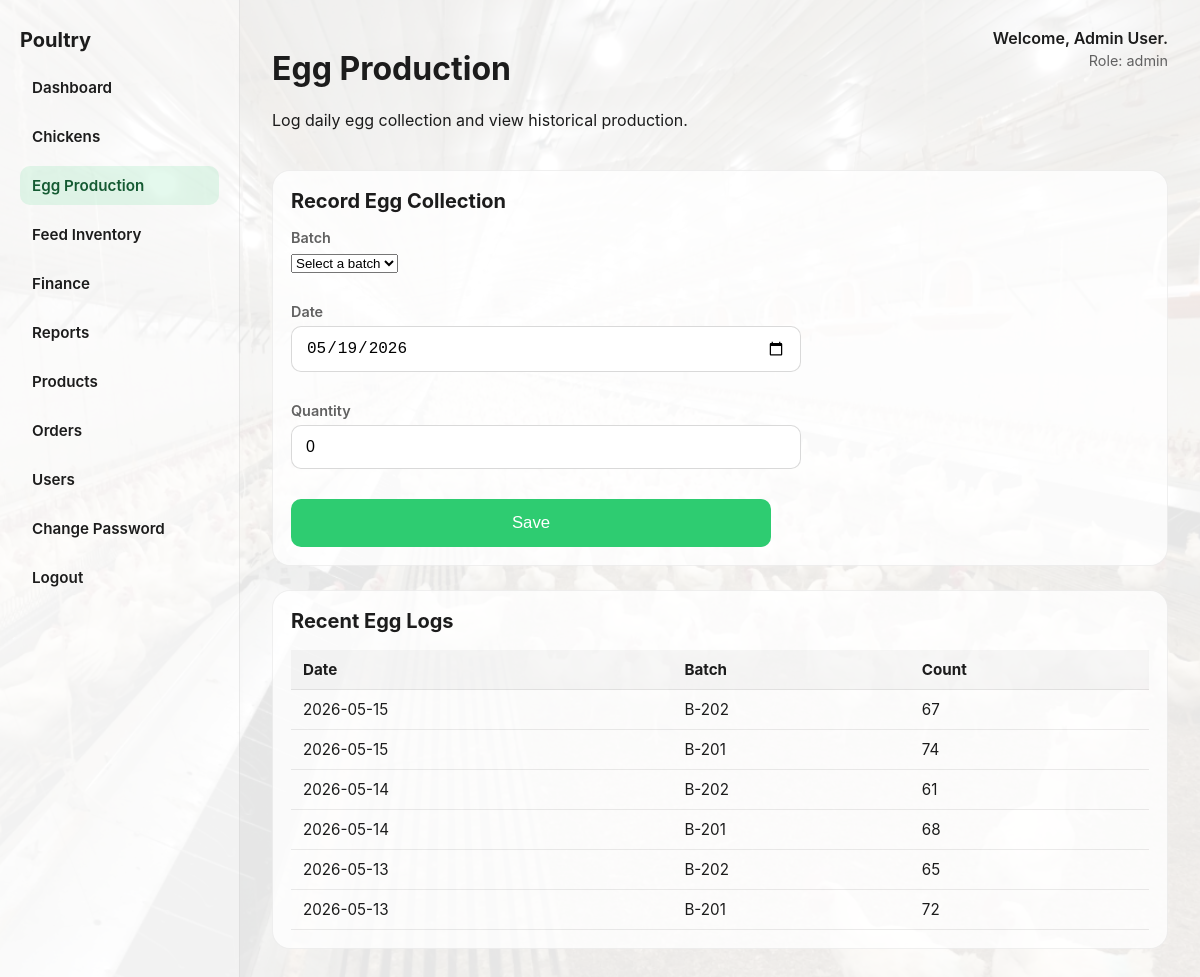
Screenshot of /eggs.php (signed in) with the database file from the repository.
### tables this page shows
CREATE TABLE eggs (
    id INT AUTO_INCREMENT PRIMARY KEY,
    batch_id INT NOT NULL,
    collected_at DATE NOT NULL,
    quantity INT NOT NULL DEFAULT 0,
    FOREIGN KEY (batch_id) REFERENCES batches(id) ON DELETE CASCADE
);

CREATE TABLE batches (
    id INT AUTO_INCREMENT PRIMARY KEY,
    batch_code VARCHAR(100) NOT NULL UNIQUE,
    breed VARCHAR(255) NOT NULL,
    started_at DATE NOT NULL,
    quantity INT NOT NULL DEFAULT 0,
    status VARCHAR(50) NOT NULL DEFAULT 'active'
);

### controllers/BaseController.php (called while the page is built, shortened)
<?php
require_once __DIR__ . '/../includes/auth.php';
class BaseController {
    protected function render($view, $data = []) {
        extract($data);
        include __DIR__ . '/../views/' . $view . '.php';
    }
}
?>

### controllers/EggController.php (called while the page is built, shortened)
<?php
require_once __DIR__ . '/BaseController.php';
require_once __DIR__ . '/../models/EggModel.php';
class EggController extends BaseController {
    private EggModel $model;
    public function __construct() {
        $this->model = new EggModel();
    }
    public function index() {
        $message = '';
        $data = [
            'message' => $message,
            'batches' => $this->model->getBatches(),
            'eggRecords' => $this->model->getEggRecords(),
            'pageTitle' => 'Egg Production',
            'pageDescription' => 'Log daily egg collection and view historical production.',
            'activeNav' => 'eggs'
        ];
        $this->render('egg', $data);
    }
}
?>

### eggs.php (called while the page is built)
<?php
require_once __DIR__ . '/controllers/EggController.php';
 $controller= new EggController();
$controller->index();
?>

### includes/auth.php (called while the page is built, shortened)
<?php
require_once __DIR__ . '/../config.php';
function current_user() {
    return $_SESSION['user'] ?? null;
}

### config.php (called while the page is built, shortened)
<?php
function get_db() {
    static $db;
    if (!$db) {
        if (DB_TYPE === 'mysql') {
            $dsn = 'mysql:host=' . DB_MYSQL_HOST . ';dbname=' . DB_MYSQL_NAME . ';charset=utf8mb4';
            $db = new PDO($dsn, DB_MYSQL_USER, DB_MYSQL_PASS);
        } else {
            $db = new PDO('sqlite:' . DB_FILE);
        }
        $db->setAttribute(PDO::ATTR_ERRMODE, PDO::ERRMODE_EXCEPTION);
    }
    return $db;
}

### models/BaseModel.php (called while the page is built, shortened)
<?php
require_once __DIR__ . '/../config.php';
class BaseModel {
    public function __construct() {
        $this->db = get_db();
    }
}
?>

### models/EggModel.php (called while the page is built, shortened)
<?php
require_once __DIR__ . '/BaseModel.php';
class EggModel extends BaseModel {
    public function getBatches() {
        return $this->db->query('SELECT id, batch_code FROM batches ORDER BY batch_code')->fetchAll(PDO::FETCH_ASSOC);
    }
    public function getEggRecords() {
        return $this->db->query('SELECT e.id, e.collected_at, e.quantity, b.batch_code FROM eggs e JOIN batches b ON b.id = e.batch_id ORDER BY e.collected_at DESC, e.id DESC')->fetchAll(PDO::FETCH_ASSOC);
    }
}
?>

### views/egg.php (the view, shortened to what this page needs)
<?php include __DIR__ . '/../includes/header.php'; ?>
<?php
$eggRecords = $eggRecords ?? [];
?>
<div class="card-panel">
    <h2>Record Egg Collection</h2>
    <form method="post" style="display:grid; gap:12px; max-width:480px;">
        <div class="field">
            <label for="batch_id">Batch</label>
            <select id="batch_id" name="batch_id" required>
                <option value="">Select a batch</option>
            </select>
        </div>
        <div class="field">
            <label for="collected_at">Date</label>
            <input id="collected_at" name="collected_at" type="date" value="<?= date('Y-m-d') ?>" required />
        </div>
        <div class="field">
            <label for="quantity">Quantity</label>
            <input id="quantity" name="quantity" type="number" min="1" value="0" required />
        </div>
        <button class="button" type="submit">Save</button>
    </form>
</div>
<div class="card-panel">
    <h2>Recent Egg Logs</h2>
    <table class="table">
        <thead>
            <tr>
                <th>Date</th>
                <th>Batch</th>
                <th>Count</th>
            </tr>
        </thead>
        <tbody>
            <?php foreach ($eggRecords as $row): ?>
                <tr>
                    <td><?= htmlspecialchars($row['collected_at']) ?></td>
                    <td><?= htmlspecialchars($row['batch_code']) ?></td>
                    <td><?= htmlspecialchars($row['quantity']) ?></td>
                </tr>
            <?php endforeach; ?>
        </tbody>
    </table>
</div>
<?php include __DIR__ . '/../includes/footer.php'; ?>

### includes/header.php (shortened to what this page needs)
<?php
$user = current_user();
$userRole = $user ? ($user['role'] ?? 'customer') : 'customer';
?>
<!DOCTYPE html>
<html lang="en">
<head>
    <link rel="stylesheet" href="assets/css/style.css" />
</head>
<body>
    <a class="background-link" href="index.php" title="Back to login">Back to login</a>
    <div class="layout">
        <aside class="sidebar">
            <h2>Poultry</h2>
            <ul class="nav">
                <li><a class="<?= $activeNav === 'dashboard' ? 'active' : '' ?>" href="dashboard.php">Dashboard</a></li>
                <?php if ($userRole === 'admin' || $userRole === 'manager'): ?>
                    <li><a class="<?= $activeNav === 'chickens' ? 'active' : '' ?>" href="chickens.php">Chickens</a></li>
                    <li><a class="<?= $activeNav === 'eggs' ? 'active' : '' ?>" href="eggs.php">Egg Production</a></li>
                    <li><a class="<?= $activeNav === 'feed' ? 'active' : '' ?>" href="feed.php">Feed Inventory</a></li>
                <?php endif; ?>
                <?php if ($userRole === 'admin'): ?>
                    <li><a class="<?= $activeNav === 'finance' ? 'active' : '' ?>" href="finance.php">Finance</a></li>
                    <li><a class="<?= $activeNav === 'reports' ? 'active' : '' ?>" href="reports.php">Reports</a></li>
                    <li><a class="<?= $activeNav === 'products' ? 'active' : '' ?>" href="products.php">Products</a></li>
                    <li><a class="<?= $activeNav === 'orders' ? 'active' : '' ?>" href="admin_orders.php">Orders</a></li>
                    <li><a class="<?= $activeNav === 'users' ? 'active' : '' ?>" href="users.php">Users</a></li>
                <?php endif; ?>
                <li><a class="<?= $activeNav === 'password' ? 'active' : '' ?>" href="change_password.php">Change Password</a></li>
                <li><a href="logout.php">Logout</a></li>
            </ul>
        </aside>
        <main class="content">
            <div class="toprow">
                <div>
                    <h1><?= htmlspecialchars($pageTitle ?? '') ?></h1>
                    <?php if (!empty($pageDescription)): ?>
                        <p><?= htmlspecialchars($pageDescription) ?></p>
                    <?php endif; ?>
                </div>
                <div style="text-align:right; min-width: 180px;">
                    <p style="margin:0; font-weight:600;">Welcome, <?= htmlspecialchars($user['name']) ?>.</p>
                    <p style="margin:4px 0 0; font-size:0.9rem; color:var(--muted);">Role: <?= htmlspecialchars($user['role']) ?></p>
                </div>
            </div>

### includes/footer.php
    </main>
    </div>
</body>
</html>

### assets/css/style.css (style rules this page uses)
:root { --bg: #e9ebee; --card: rgba(255, 255, 255, 0.95); --primary: #2ecc71; --primary-dark: #22b864; --text: #1c1c1c; --muted: #616161; --border: rgba(0, 0, 0, 0.15); --shadow: 0 16px 40px rgba(0, 0, 0, 0.18); }
html, body { height: 100%; margin: 0; font-family: -apple-system, BlinkMacSystemFont, "Segoe UI", Roboto, Helvetica, Arial, sans-serif; background: url('../images/poultry.png') center/cover fixed no-repeat; background-attachment: fixed; color: var(--text); }
a { color: var(--primary); text-decoration: none; }
.field { margin-bottom: 18px; }
.field label { display: block; margin-bottom: 6px; font-weight: 600; font-size: 0.9rem; color: var(--muted); }
.field input { width: 100%; padding: 12px 14px; border-radius: 10px; border: 1px solid var(--border); font-size: 1rem; outline: none; transition: border-color 0.2s ease; }
.button { width: 100%; padding: 14px; border: none; border-radius: 10px; background: var(--primary); color: white; font-size: 1.05rem; cursor: pointer; transition: background 0.2s ease; }
.layout { position: relative; z-index: 1; display: grid; grid-template-columns: 240px 1fr; min-height: 100vh; }
.background-link { position: fixed; inset: 0; z-index: 0; display: block; text-indent: -9999px; }
.sidebar { background: rgba(255, 255, 255, 0.95); border-right: 1px solid rgba(0, 0, 0, 0.08); padding: 28px 20px; box-shadow: 0 8px 25px rgba(0, 0, 0, 0.06); }
.sidebar h2 { margin: 0 0 16px; font-size: 1.25rem; }
.nav { list-style: none; padding: 0; margin: 0; }
.nav li { margin-bottom: 10px; }
.nav a { display: flex; align-items: center; padding: 10px 12px; border-radius: 10px; color: var(--text); font-weight: 600; font-size: 0.95rem; }
.nav a:hover, .nav a.active { background: rgba(46, 204, 113, 0.13); color: #145a32; }
.content { padding: 28px 32px; background: rgba(255, 255, 255, 0.9); }
.toprow { display: flex; justify-content: space-between; align-items: flex-start; flex-wrap: wrap; gap: 18px; }
.card-panel { padding: 18px; margin-top: 24px; border-radius: 18px; background: rgba(255, 255, 255, 0.8); border: 1px solid rgba(0, 0, 0, 0.06); }
.card-panel h2 { margin-top: 0; font-size: 1.25rem; }
.table { width: 100%; border-collapse: collapse; margin-top: 12px; }
.table th, .table td { padding: 10px 12px; border-bottom: 1px solid rgba(0, 0, 0, 0.08); text-align: left; font-size: 0.95rem; }
.table th { background: rgba(0, 0, 0, 0.03); font-weight: 700; }

### rows the page displays
eggs: collected_at "2026-05-15", batch.batch_code "B-202", quantity "67"
eggs: collected_at "2026-05-15", batch.batch_code "B-201", quantity "74"
eggs: collected_at "2026-05-14", batch.batch_code "B-202", quantity "61"
eggs: collected_at "2026-05-14", batch.batch_code "B-201", quantity "68"
eggs: collected_at "2026-05-13", batch.batch_code "B-202", quantity "65"
eggs: collected_at "2026-05-13", batch.batch_code "B-201", quantity "72"

### other values shown
$pageTitle "Egg Production"
$pageDescription "Log daily egg collection and view historical production."
$user['name'] "Admin User"
$user['role'] "admin"
